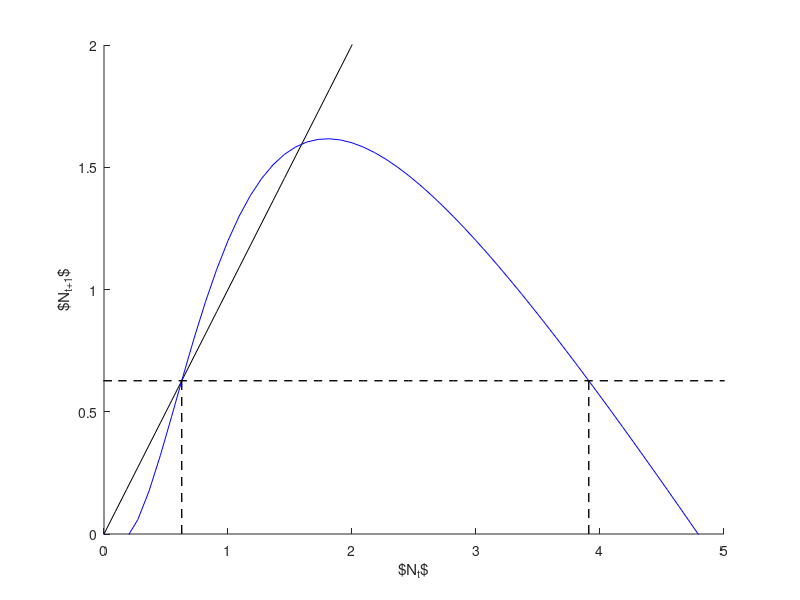

Source code (MATLAB): (Note: this script raises an error after producing the figure.)
%% Ensure we start from a blank slate
clear all
close all
clc

%% Initialise variables
fs=15; % Set fontsize

b=4;
E=0.8;

Np=(b+sqrt(b^2-4*(1+E)^2))/(2*(1+E)); %N+ from question 2.
Nn=(b-sqrt(b^2-4*(1+E)^2))/(2*(1+E)); %N- from question 2.
N1=(b-sqrt(b^2-4*E*(1+Nn^2)*(E*(1+Nn^2)-b*Nn)))/(2*E*(1+Nn^2)); %N1 from question 2.
N2=(b+sqrt(b^2-4*E*(1+Nn^2)*(E*(1+Nn^2)-b*Nn)))/(2*E*(1+Nn^2)); %N2 from question 2.

%% Set up the basic plotting space
N=linspace(-1,8);

hold on
plot(N,N,'k') % Plot N(t)=N(t+1)
plot(N,b*N.^2./(1+N.^2)-E*N,'b') % Plot N(t+1)=f(N(t))
plot(N,Nn*ones(1,length(N)),'--k','linewidth',1) % Plot N(t+1)=N-
plot([N1 N1],[0 Nn],'--k','linewidth',1) % Plot N(t)=N1
plot([Nn Nn],[0 Nn],'--k','linewidth',1) % Plot N(t)=N-
plot([N2 N2],[0 Nn],'--k','linewidth',1) % Plot N(t)=N2
axis([0 5 0 2])
xlabel('$N_t$')
ylabel('$N_{t+1}$')

%% Calculate the cobweb diagram
% The Cobweb(x1,x2,x3,x4) function has 4 arguments x1-x4.
% x1 is the initial point from which the cobweb starts.
% x2 and x3 are the parameters b and E, respectively.
% x4 is the colour of the cobweb.
Cobweb(3,b,E,'b')
Cobweb(0.5,b,E,'r')
Cobweb(4.5,b,E,'r')
set(gca,'fontsize',fs) % Set fontsize.

function Cobweb(N0,b,E,c)
% The following for loop computes the first 100 iteration values.
Nt(1)=N0;
for i=1:100
    Nt(i+1)=b*Nt(i)^2/(1+Nt(i)^2)-E*Nt(i);
end


% The following code plots the cobweb.
plot([Nt(1) Nt(1)],[0 Nt(2)],c,'linewidth',1)
for i=1:100-2
    plot([Nt(i) Nt(i+1)],[Nt(i+1) Nt(i+1)],c,'linewidth',1)
    plot([Nt(i+1) Nt(i+1)],[Nt(i+1) Nt(i+2)],c,'linewidth',1)
end
end